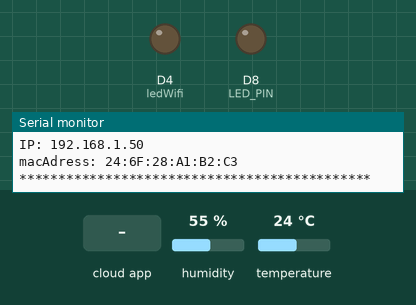
The sketch below on a simulated ESP8266 (NodeMCU). On the bench: output pins drawn as LEDs (lit = HIGH), the last lines printed to the serial monitor. The inputs (shaded band) are chosen by the test bench; at power-on: humidity 55 %, temperature 24 °C. WiFi joins after 1.5 s; servers stay silent unless stated; the Firebase database answers and starts empty.

Above: at 2.7 s.
2.8 s: the phone or cloud app sets L1 to 1
At 12.4 s:
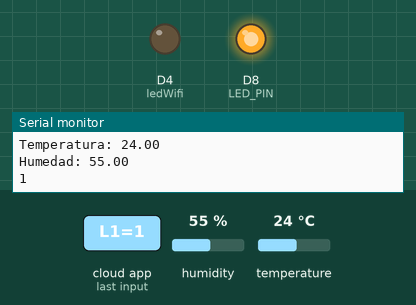
13.4 s: the phone or cloud app sets L1 to 0
At 23.0 s:
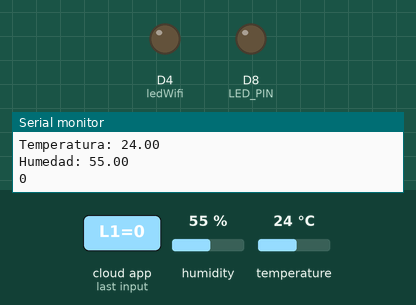
Timing chart, 0 to 24.5 s (numbered marks = the images above; inputs shaded):
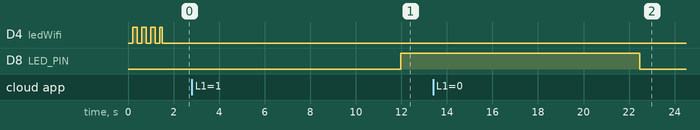

The sketch:

wifi-database-app.ino
```cpp
// Libería de arduino
#include <Arduino.h>
// Definir ESP32 o ESP8266
#if defined(ESP32)
#include <WiFi.h>
#elif defined(ESP8266)
#include <ESP8266WiFi.h>
#endif
// Librería Firebase
#include <FirebaseESP8266.h>
// Libería Ticker
#include <Ticker.h>

#define FIREBASE_HOST "ace2-proyecto-1-9e6fe-default-rtdb.firebaseio.com" // URL de la DB
#define FIREBASE_AUTH "1CXM3tLiaKfGge6KeuwuPTGoUMLmw7SgM4iGgVBB"          // Contraseña de la DB
FirebaseData Proyecto1;     // Objeto de la DB
String ruta = "Proyecto1";  // Ruta para guardar valores de la DB

String ssid = "TIGO-9F32";         // Dirección del WiFi
String password = "2NJ555301879";  // Contraseña del WiFi

#define ledWifi D4  // PIN DEL LED WIFI

// Set del sensor DHT11
#include <DHT.h>
#define DHT_PIN D5
#define DHT_TYPE DHT11
DHT dht(DHT_PIN, DHT_TYPE); // Objeto DHT

#define LED_PIN D8  // PIN DEL LED

// Variables de los sensores
float temperature;
float humidity;

// Variables para los outputs
String sValue, sValue2;

Ticker tic_WifiLed; // Objeto Ticker

// Intentos para la conexión WiFi
byte cont = 0;
byte max_intentos = 50;

// Método que hace parpadear la tarjeta cuando se conecta a WiFi
void parpadeoLedWifi() {
  byte estado = digitalRead(ledWifi);
  digitalWrite(ledWifi, !estado);
}

// Setup
void setup() {
  // Inicia Serial
  Serial.begin(115200);
  Serial.println("\n");
  // Parpadeo del LED Wifi
  pinMode(ledWifi, OUTPUT);
  tic_WifiLed.attach(0.2, parpadeoLedWifi);
  // Conexión WIFI
  WiFi.begin(ssid, password);
  while (WiFi.status() != WL_CONNECTED and cont < max_intentos) {  //Cuenta hasta 50 si no se puede conectar lo cancela
    cont++;
    delay(500);
    Serial.print(".");
  }

  Serial.println("");
  if (cont < max_intentos) {  //Si se conectó
    Serial.println("********************************************");
    Serial.print("Conectado a la red WiFi: ");
    Serial.println(WiFi.SSID());
    Serial.print("IP: ");
    Serial.println(WiFi.localIP());
    Serial.print("macAdress: ");
    Serial.println(WiFi.macAddress());
    Serial.println("*********************************************");
  } else {  //No se conectó
    Serial.println("------------------------------------");
    Serial.println("Error de conexion");
    Serial.println("------------------------------------");
  }
  // Dejar prendido el LED
  tic_WifiLed.detach();
  digitalWrite(ledWifi, LOW);
  // Conexión firebase
  Firebase.begin(FIREBASE_HOST, FIREBASE_AUTH);
  Firebase.reconnectWiFi(true);
  // Inicialización del DHT11
  dht.begin();   //Serial.print(F("DHTxx test!"));

  // Validaciones de los sensores
  /*
  if (isnan(temperature) || isnan(humidity)) {
    Serial.print(F("Falla en lectura del sensor")) return
  }
  */
  // Inicialización del LED
  pinMode(LED_PIN, OUTPUT);
  digitalWrite(LED_PIN, LOW);
}

// Loop
void loop() {
  delay(10000);
  // Leer datos de los sensores
  temperature = dht.readTemperature();
  humidity = dht.readHumidity();
  //  Imprimir
  Serial.println("--------------");
  Serial.print("Temperatura: ");
  Serial.println(temperature);
  Serial.print("Humedad: ");
  Serial.println(humidity);
  // Subirlos a la DB
  Firebase.setInt(Proyecto1, "Temperatura1", temperature);
  Firebase.setInt(Proyecto1, "Humedad1", humidity);
  // Leer los valores de la DB
  if (Firebase.RTDB.getString(&Proyecto1, "/L1")) {   // Si viene un dato L1 en la DB extraer el valor que contiene, si es 1 encender el LED
    if (Proyecto1.dataType() == "string") {
      sValue = Proyecto1.stringData();
      int a = sValue.toInt();
      Serial.println(a);
      if (a == 1) {
        digitalWrite(LED_PIN, HIGH);
      } else {
        digitalWrite(LED_PIN, LOW);
      }
    }
  } else {
    Serial.println(Proyecto1.errorReason());
  }
}
```

Measured:
- after the input at 2.8 s, D8 (LED_PIN): LOW → HIGH after 9.2 s
- after the input at 13.4 s, D8 (LED_PIN): HIGH → LOW after 9.1 s
